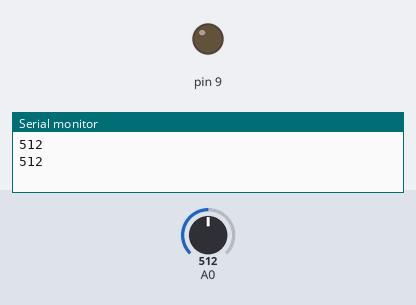
A sketch run on a simulated Arduino Uno, built with avr-gcc and run on an emulated ATmega328P. Parts: output pins drawn as LEDs (lit = HIGH), the last lines printed to the serial monitor. The test bench sets the inputs (shaded band); at power-on: A0 = 512. Pins used as bus, display or sensor lines are not drawn.

Above: at 2.8 s.
2.9 s: A0 set to 586
4.4 s: A0 set to 610
At 5.5 s:
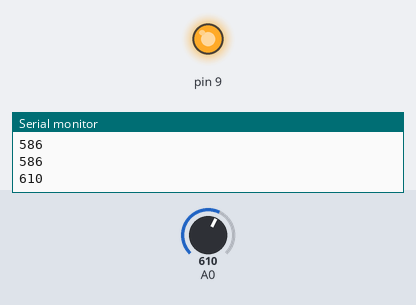
6.5 s: A0 set to 511
At 8.2 s:
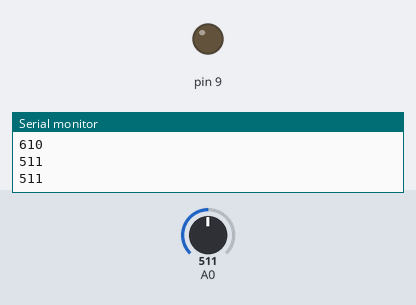
8.5 s: A0 set to 716
At 9.8 s:
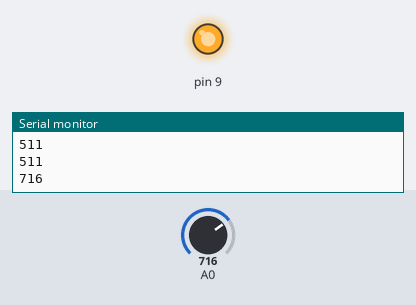
Timing chart, 0 to 11.5 s (numbered marks = the images above; inputs shaded):
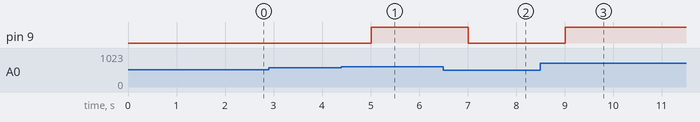

The sketch:

self-watering-pot.ino
```cpp
int sensor;
const int powerpin = 8;
unsigned long delayTime = 1000;
unsigned long previousMillis = 0;
#define wetSoil 370  // Define max value we consider soil 'wet'
#define drySoil 600  // Define min value we consider soil 'dry'

// the setup function runs once when you press reset or power the board
void setup() {
  pinMode(powerpin, OUTPUT);
  pinMode(9, OUTPUT);
  Serial.begin(9600);
}

// the loop function runs over and over again forever
void loop() {
  unsigned long currentMillis = millis();

  if (currentMillis - previousMillis >= delayTime) {
    previousMillis = currentMillis;
    digitalWrite(powerpin, HIGH);
    delay(10);
    sensor = analogRead(A0);
    Serial.println(sensor);
    if (sensor < wetSoil) {
      digitalWrite(9, LOW);
      // ie prea ud
    } else if (sensor < drySoil) {
      digitalWrite(9, LOW);
      // e ok
    } else {
      digitalWrite(9, HIGH);
      // nu ie destul de ud
    }
  } else {
    digitalWrite(powerpin, LOW);
  }
}
```

Measured:
- the behaviour switches between 599 and 600 on A0 (found by bisection; images 0 and 1)
- after the input at 4.4 s, pin 9: LOW → HIGH after 0.61 s
- after the input at 6.5 s, pin 9: HIGH → LOW after 0.51 s
- after the input at 8.5 s, pin 9: LOW → HIGH after 0.51 s
